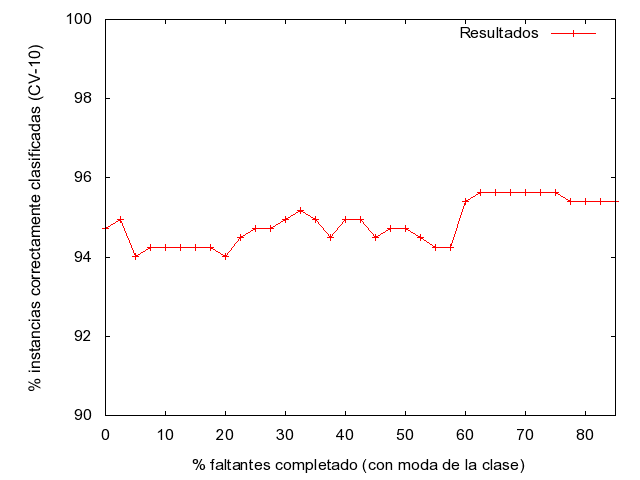

The script that saved this image:
set xrange [0:85]
set yrange [90:100]
set xlabel "% faltantes completado (con moda de la clase)"
set ylabel "% instancias correctamente clasificadas (CV-10)"
set terminal png
set output "C:\\dump\\ejercicio2\\graficos\\modaclase\\MultilayerPerceptron\\MultilayerPerceptron_porcentajes.png"
plot  "C:\\dump\\ejercicio2\\tablas\\modaclase\\MultilayerPerceptron_porcentajes.txt" using 1:2 title 'Resultados' with linespoints
